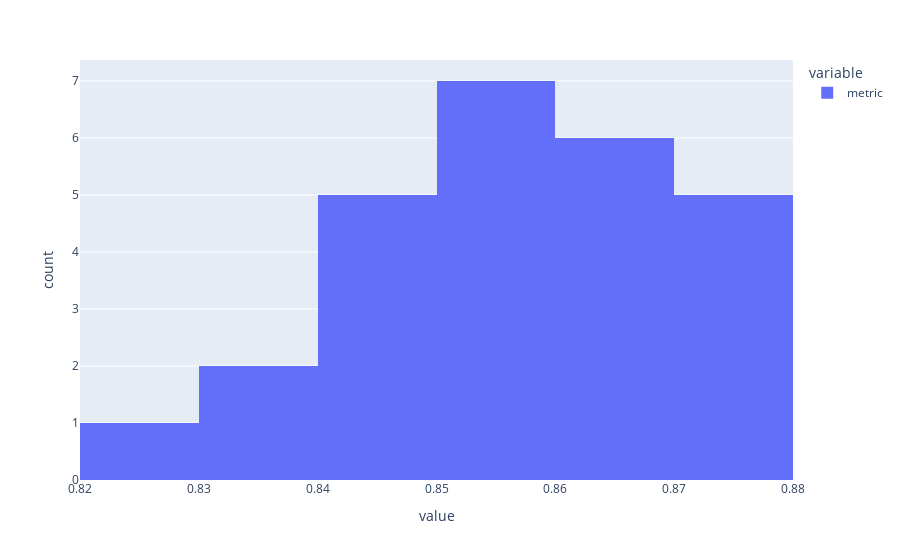

Notebook code cell kept with this figure:
### Code cell
px.histogram(result["metric"])

### Figure 1 — Plotly figure (JSON) as saved in the notebook; plotly's stock layout.template omitted (floating-point values rounded to 4 significant figures)
{"data": [{"alignmentgroup": "True", "bingroup": "x", "hovertemplate": "variable=metric<br>value=%{x}<br>count=%{y}<extra></extra>", "legendgroup": "metric", "marker": {"color": "#636efa", "pattern": {"shape": ""}}, "name": "metric", "offsetgroup": "metric", "orientation": "v", "showlegend": true, "type": "histogram", "x": [0.8513, 0.8646, 0.8619, 0.8678, 0.874, 0.8388, 0.8712, 0.8602, 0.8583, 0.8527, 0.8538, 0.8602, 0.8583, 0.8386, 0.8291, 0.8485, 0.8536, 0.8653, 0.8537, 0.8403, 0.8463, 0.8434, 0.8727, 0.8478, 0.8701, 0.8767], "xaxis": "x", "yaxis": "y"}], "layout": {"barmode": "relative", "legend": {"title": {"text": "variable"}, "tracegroupgap": 0}, "margin": {"t": 60}, "xaxis": {"anchor": "y", "domain": [0, 1], "title": {"text": "value"}}, "yaxis": {"anchor": "x", "domain": [0, 1], "title": {"text": "count"}}}}
